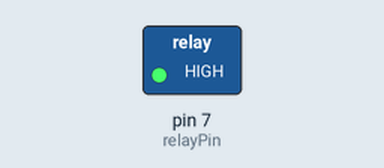
Simulated run of this sketch. Board: Arduino Uno, built with avr-gcc and run on an emulated ATmega328P. Parts: switched loads named in the sketch (green lamp = pin HIGH).

Above: at 0.1 s.
At 10.1 s:
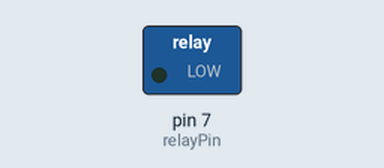
Timing chart, 0 to 11.6 s (numbered marks = the images above):
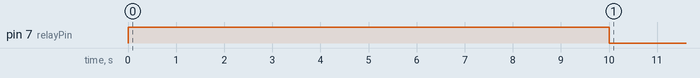

Measured:
- by itself, pin 7 (relayPin): LOW → HIGH at 0.00 s, → LOW 10.0 s later

The sketch:

riego_plantas1_millis__.ino
```cpp
const int relayPin = 7;
unsigned long timeDelayON = 10000; // 10 segundos
unsigned long timeDelayOFF_corto = 7200000; //2 hrs
unsigned long timeDelayOFF_largo = 165600000; //46 hrs
unsigned long time_now = 0;
int i = 0;

void setup()
{
  pinMode(relayPin, OUTPUT);  // set pin as an output
}
void loop()
{
  i = 1;
  while (i < 5)
  {
    digitalWrite(relayPin, HIGH);    // iniciar riego

    delay(timeDelayON);              // mantener riego 10 seg

    digitalWrite(relayPin, LOW);     // cortar riego

    time_now = millis();

    while(millis() < time_now + timeDelayOFF_corto){
        //esperar aprox. [timeDelayOFF_corto] ms
    }
    Serial.println("Hello");
    i++;
  }

  time_now = millis();
  while(millis() < time_now + timeDelayOFF_largo){
        //esperar aprox. [timeDelayOFF_largo] ms
    }
}
```
